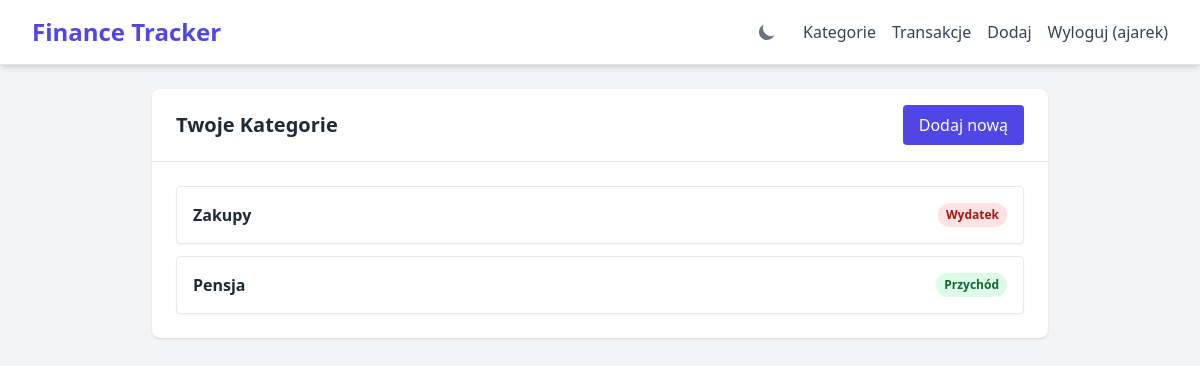
The page /categories/ (signed in) on the database as committed earlier.
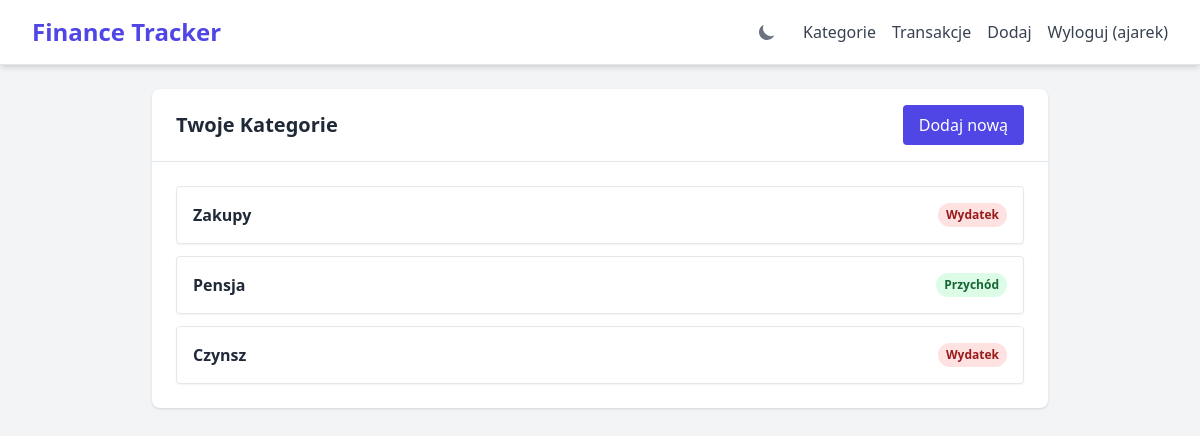
The same page on the database as committed later.
### tracker/models.py (models this page shows, shortened)
class Category(models.Model):
    TYPE_CHOICES = (
        ('INCOME', 'Przychód'),
        ('EXPENSE', 'Wydatek'),
    )
    name = models.CharField(max_length=100)
    type = models.CharField(max_length=10, choices=TYPE_CHOICES)
    user = models.ForeignKey(settings.AUTH_USER_MODEL, on_delete=models.CASCADE)

### tracker/views.py (the view)
# urls.py: path('categories/', views.category_list, name='category_list'),
@login_required
def category_list(request):
    categories = Category.objects.filter(user=request.user)
    return render(request, 'tracker/category_list.html', {'categories': categories})

### templates/tracker/category_list.html
{% extends 'base.html' %}
{% block content %}
<div class="max-w-4xl mx-auto bg-white dark:bg-gray-800 rounded-lg shadow overflow-hidden transition-colors">
    <div class="px-6 py-4 border-b border-gray-200 dark:border-gray-700 flex justify-between items-center">
        <h2 class="text-xl font-bold text-gray-800 dark:text-gray-100">Twoje Kategorie</h2>
        <a href="{% url 'category_create' %}" class="bg-indigo-600 text-white py-2 px-4 rounded hover:bg-indigo-700 transition">Dodaj nową</a>
    </div>
    <div class="p-6">
        {% if categories %}
            <ul class="space-y-3">
            {% for cat in categories %}
                <li class="p-4 border dark:border-gray-700 rounded shadow-sm flex justify-between items-center bg-white dark:bg-gray-800 transition-colors">
                    <span class="font-semibold text-gray-800 dark:text-gray-100">{{ cat.name }}</span>
                    {% if cat.type == 'INCOME' %}
                        <span class="px-2 py-1 bg-green-100 dark:bg-green-900 text-green-800 dark:text-green-200 rounded-full text-xs font-bold">Przychód</span>
                    {% else %}
                        <span class="px-2 py-1 bg-red-100 dark:bg-red-900 text-red-800 dark:text-red-200 rounded-full text-xs font-bold">Wydatek</span>
                    {% endif %}
                </li>
            {% endfor %}
            </ul>
        {% else %}
            <p class="text-gray-500 dark:text-gray-400 text-center py-4">Nie masz jeszcze żadnych kategorii. Dodaj pierwszą!</p>
        {% endif %}
    </div>
</div>
{% endblock %}

Rows that differ between the two databases and show on the page:
added Category: name "Czynsz", type "Wydatek"
